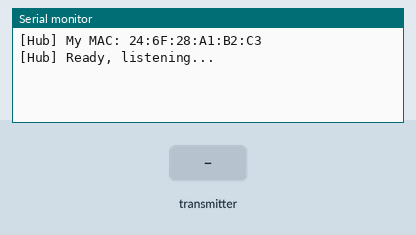
Simulated run of this sketch. Board: ESP32. Parts: the last lines printed to the serial monitor. The inputs (shaded band) are chosen by the test bench.

Above: at 4.3 s.
4.4 s: the transmitter starts sending nodeId = 0
At 4.71 s:
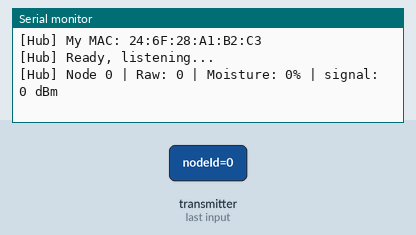
6.4 s: the transmitter starts sending raw = 1024
At 6.71 s:
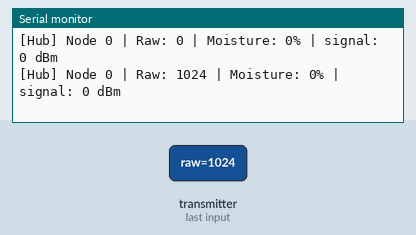
7.9 s: the transmitter starts sending percent = 25
At 8.21 s:
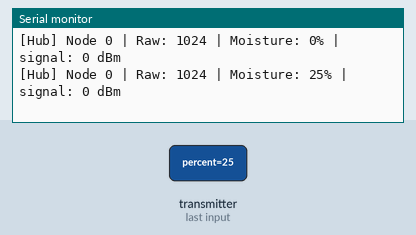
9.4 s: the transmitter starts sending nodeId = 64
At 9.71 s:
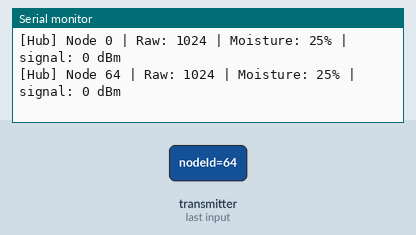
10.9 s: the transmitter starts sending raw = 0
At 11.21 s:
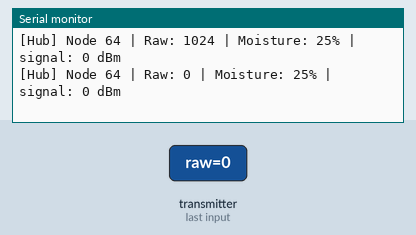
12.4 s: the transmitter starts sending percent = 0
At 12.71 s:
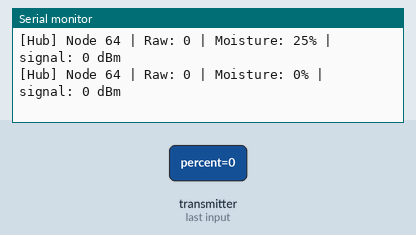

Measured:
- after the input at 4.4 s, the serial monitor: prints a new line at once (image 1)
- after the input at 6.4 s, the serial monitor: prints a new line at once (image 2)
- after the input at 7.9 s, the serial monitor: prints a new line at once (image 3)
- after the input at 9.4 s, the serial monitor: prints a new line at once (image 4)
- after the input at 10.9 s, the serial monitor: prints a new line at once (image 5)
- after the input at 12.4 s, the serial monitor: prints a new line at once (image 6)

The sketch:

hub_sketch_baseline_working_ESP32.ino
```cpp
#include <WiFi.h>
#include <esp_now.h>
#include <esp_wifi.h>

typedef struct {
  uint8_t nodeId;
  int raw;
  int percent;
} Reading;

void onReceive(const esp_now_recv_info_t *info, const uint8_t *data, int len) {
  if (len != sizeof(Reading)) {
    Serial.printf("[Hub] Unexpected packet size: %d bytes\n", len);
    return;
  }
  Reading r;
  memcpy(&r, data, sizeof(r));
  Serial.printf("[Hub] Node %d | Raw: %d | Moisture: %d%% | signal: %d dBm\n",
                r.nodeId, r.raw, r.percent, info->rx_ctrl->rssi);
}

void setup() {
  Serial.begin(115200);
  delay(3000);
  WiFi.mode(WIFI_STA);
  delay(100);
  WiFi.setTxPower(WIFI_POWER_8_5dBm);
  esp_wifi_set_promiscuous(true);
  esp_wifi_set_channel(1, WIFI_SECOND_CHAN_NONE);
  esp_wifi_set_promiscuous(false);

  Serial.print("[Hub] My MAC: ");
  Serial.println(WiFi.macAddress());

  if (esp_now_init() != ESP_OK) {
    Serial.println("[Hub] ESP-NOW init FAILED");
    return;
  }
  esp_now_register_recv_cb(onReceive);
  Serial.println("[Hub] Ready, listening...");
}

void loop() {}
```
